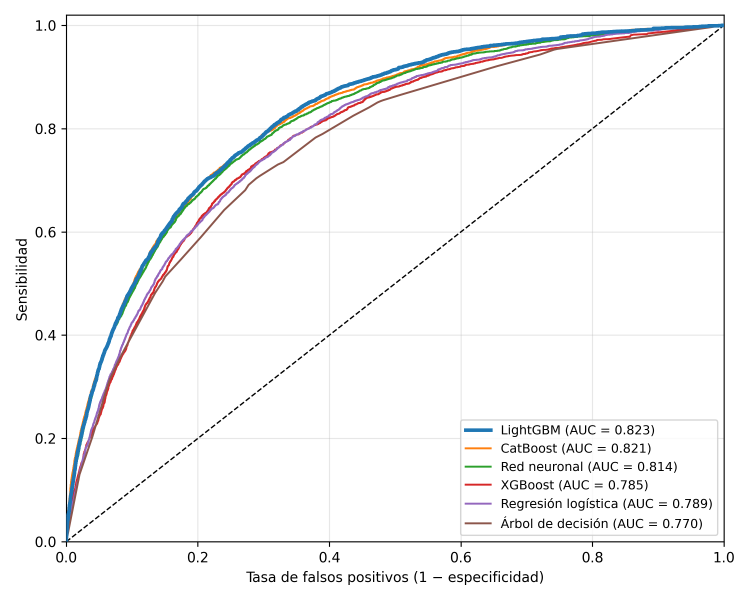
#> input picture figures_en/src_fig05_es.png, 2250 x 1800 px (shown at 1/3 size)
$ python edit_raster_figures.py
#> lines starting #> are read from the running program, lines starting #| are printed output that depends on the picture
"""Translate the text of Figures 5 and 10, which only exist as raster images.

Figure 5 (ROC curves): the Spanish legend entries and axis labels are painted
over and rewritten in English with the same font (DejaVu Sans, matplotlib's
default) and size, so the curves themselves are untouched.
Figure 10 (application screenshots): the panel titles are translated. The
screenshots themselves show the Spanish user interface of the app.
"""
import os
from PIL import Image, ImageDraw, ImageFont

HERE = os.path.dirname(os.path.abspath(__file__))
DJV = "/usr/share/fonts/truetype/dejavu/DejaVuSans.ttf"
LIB = "/usr/share/fonts/truetype/liberation/LiberationSans-Regular.ttf"


def fig5():
    im = Image.open(os.path.join(HERE, "src_fig05_es.png")).convert("RGB")
#> im is the input picture: PIL image 2250x1800 RGB; mean R, G, B 246.7, 246.7, 247
    d = ImageDraw.Draw(im)
    f = ImageFont.truetype(DJV, 37)
    # legend rows (y-span of the original text) -> new label
    rows = {(1385, 1418): "Neural network (AUC = 0.814)",
            (1494, 1531): "Logistic regression (AUC = 0.789)",
            (1549, 1589): "Decision tree (AUC = 0.770)"}
    for (y0, y1), txt in rows.items():
        d.rectangle([1498, y0 - 4, 2140, y1 + 3], fill="white")
        d.text((1501, (y0 + y1) / 2 + 2), txt, font=f, fill="black", anchor="lm")
    f = ImageFont.truetype(DJV, 41)   # axis labels are larger than the legend
    # x label
    d.rectangle([700, 1705, 1680, 1765], fill="white")
    d.text(((739 + 1628) / 2, 1713), "False positive rate (1 − specificity)", font=f,
           fill="black", anchor="mt")
    # y label (rotated)
    d.rectangle([40, 700, 86, 980], fill="white")
    lab = Image.new("RGB", (400, 50), "white")
#> lab: PIL image 400x50 RGB; every value is 255
    ImageDraw.Draw(lab).text((200, 25), "Sensitivity", font=f, fill="black", anchor="mm")
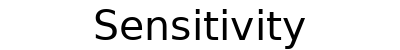
#> lab: PIL image 400x50 RGB; min 0, max 255, mean 231.8
    lab = lab.rotate(90, expand=True)
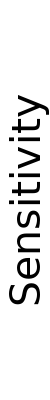
#> lab: PIL image 50x400 RGB; min 0, max 255, mean 231.8
    im.paste(lab, (63 - 25, int((718 + 960) / 2) - 200))
    im.save(os.path.join(HERE, "fig05_roc_curves.png"))


def fig10():
    im = Image.open(os.path.join(HERE, "src_fig10_es.png")).convert("RGB")
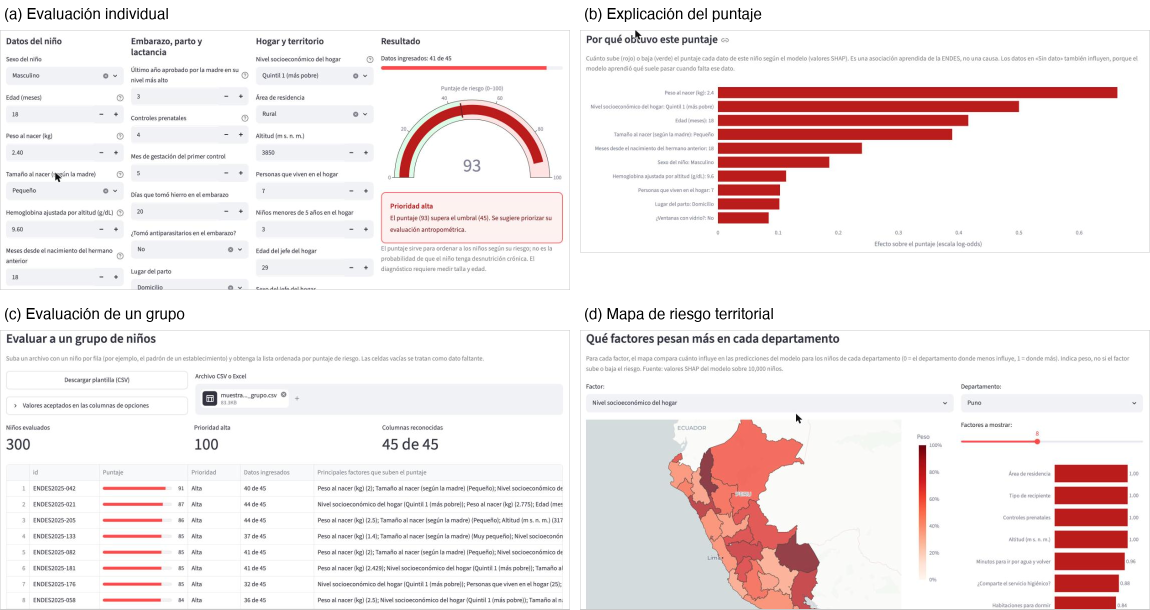
#> input picture figures_en/src_fig10_es.png, 2300 x 1219 px (shown at 1/2 size)
#> im is the input picture: PIL image 2300x1219 RGB; mean R, G, B 242.7, 233.4, 233.6
    d = ImageDraw.Draw(im)
    f = ImageFont.truetype(LIB, 34)
    s = 2300 / 2000
    titles = [((5, 3), "(a) Individual assessment"),
              ((1013, 3), "(b) Score explanation"),
              ((5, 525), "(c) Group assessment"),
              ((1013, 525), "(d) Territorial risk map")]
    for (x, y), t in titles:
        X, Y = int(x * s), int(y * s)
        d.rectangle([X, Y, X + int(560 * s), Y + int(44 * s)], fill="white")
        d.text((X + 4, Y + int(22 * s)), t, font=f, fill="#111", anchor="lm")
    im.save(os.path.join(HERE, "fig10_application_screens.png"))
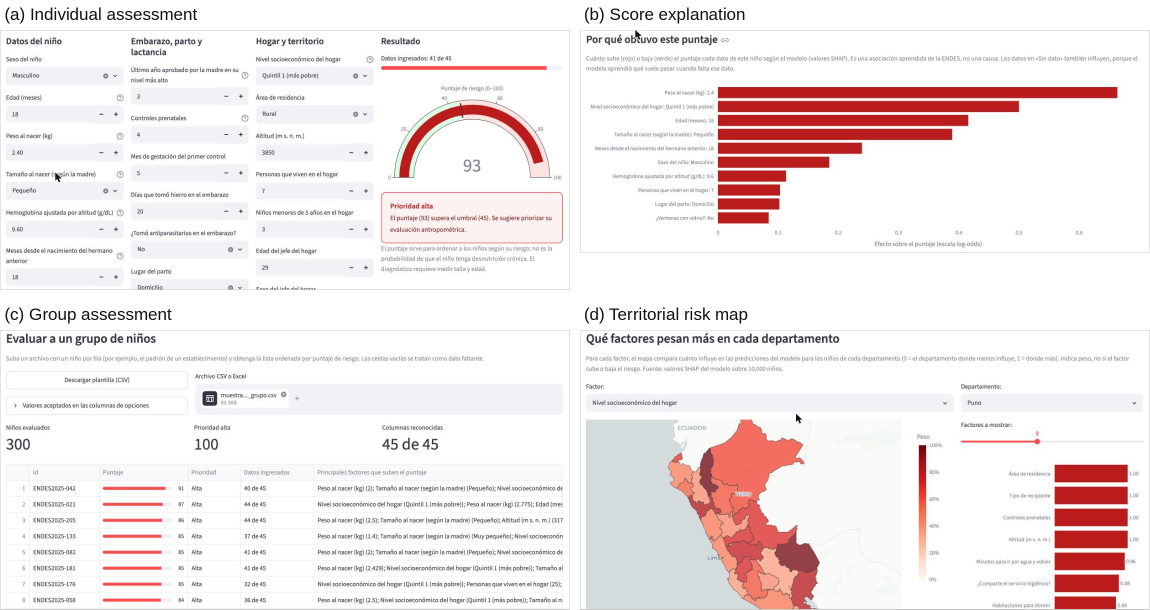
#> saved as fig10_application_screens.png: PIL image 2300x1219 RGB (shown at 1/2 size); mean R, G, B 242.8, 233.5, 233.6


if __name__ == "__main__":
    fig5()
    fig10()
    print("done")
